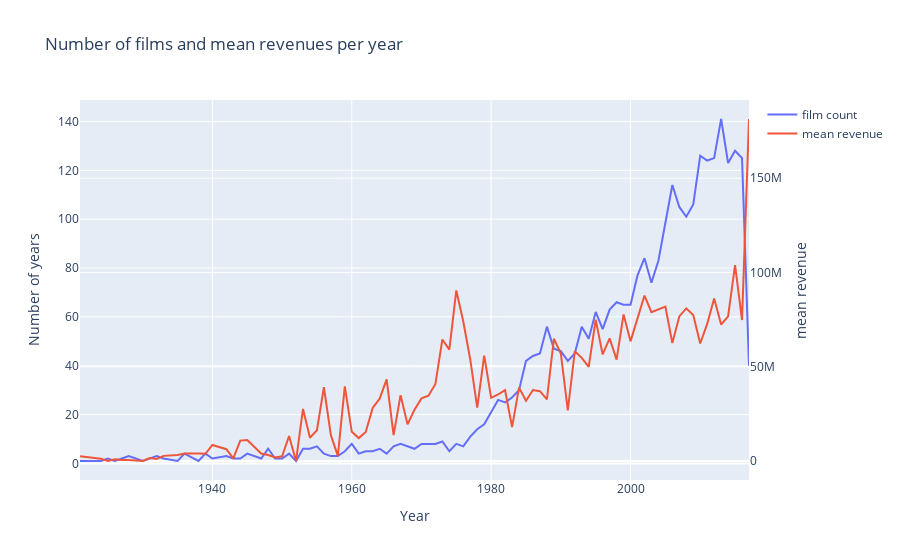

Notebook code for this chart:
### Code cell
d1 = train['release_date_year'].value_counts().sort_index()
d2 = train.groupby(['release_date_year'])['revenue'].mean()

data = [go.Scatter(x = d1.index , y =d1.values, name = 'film count'), 
       go.Scatter(x = d2.index, y = d2.values, name = 'mean revenue', yaxis = 'y2')]

layout = go.Layout(dict(title = 'Number of films and mean revenues per year',
                        xaxis = dict(title = 'Year'),
                        yaxis = dict(title = 'Number of years'),
                       yaxis2 = dict(title = 'mean revenue', overlaying = 'y', side = 'right')),
                   legend = dict(orientation = 'v'))

py.iplot(dict(data = data, layout = layout))
